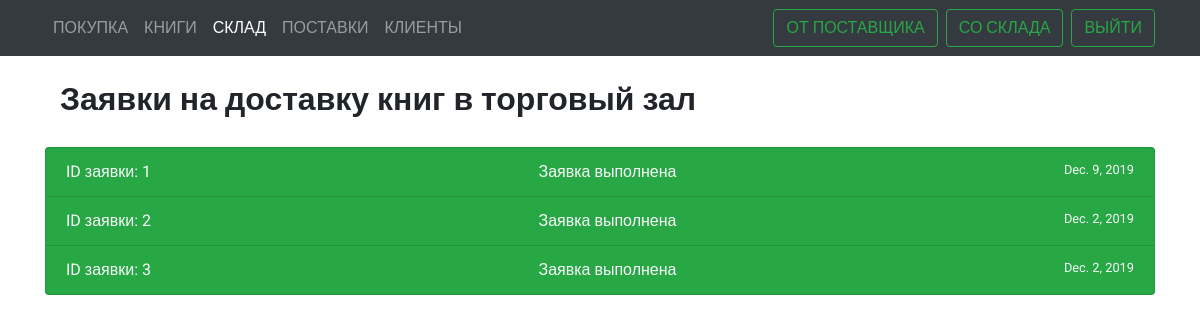
/workers/warehouse (signed in), run on an earlier commit of the app's database.
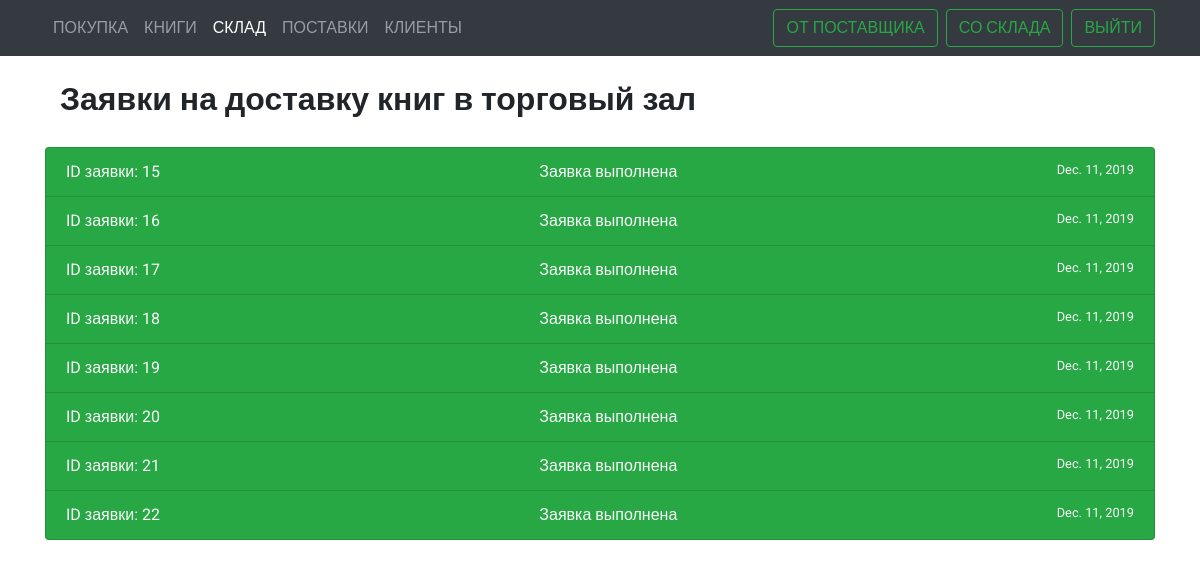
And on a later commit of the database.
### book_shop/models.py (models this page shows, shortened)
class Request(models.Model):
    book = models.ForeignKey(Book, on_delete=models.CASCADE, default=None)
    date = models.DateField(verbose_name="date of request", auto_now=True)

class DeliveryRequest(Request):
    status = models.BooleanField(verbose_name="status of delivery request", default=False)
    worker = models.ForeignKey(User, on_delete=models.CASCADE, default=None, null=True, blank=True)
    number = models.IntegerField(default=1)

class Request(models.Model):
    book = models.ForeignKey(Book, on_delete=models.CASCADE, default=None)
    date = models.DateField(verbose_name="date of request", auto_now=True)

### book_shop/views.py (the view)
# urls.py: path(r'workers/warehouse', views.worker_warehouse_view, name='warehouse'),
@login_required(login_url='/')
def worker_warehouse_view(req):
    if req.method == "GET":
        requests = DeliveryRequest.objects.all()
        requests = sorted(requests, key=lambda x: x.status)
        books = Book.objects.all()
        return render(req, 'book_shop/warehouse.html', {"requests_nav": 'warehouse', "requests": requests,
                                                        'books': books})

### book_shop/models.py (called while the page is built)
    def __str__(self):
        return f'{self.name}'

### templates/book_shop/warehouse.html (shortened to what this page needs)
{% extends 'book_shop/base.html' %}
{% block content %}
    {% include 'book_shop/components/navbar.html' %}
    <div class="main container">
        <div class="container-fluid justify-content-between d-flex mb-4 align-items-center">
            <div class="d-inline title text-left">Заявки на доставку книг в торговый зал</div>
        </div>
        <div class="list-group">
            {% for request in requests %}
                {% if request.status %}
                    <a data-request-id="{{ request.id }}" href="#"
                       class="list-group-item list-group-item-action bg-success text-light">
                        <div class="d-flex w-100 justify-content-between">
                            <div>ID заявки: {{ request.id }}</div>
                            <div>Заявка выполнена</div>
                            <small>{{ request.date }}</small>
                        </div>
                    </a>
                {% endif %}
            {% endfor %}
        </div>
    </div>
{% endblock %}

### templates/book_shop/base.html (shortened to what this page needs)
{% load static %}
<!DOCTYPE html>
<html lang="en">
<head>
    <link rel="stylesheet" type="text/css" href="{% static "vendor/bootstrap/bootstrap.min.css" %}">
    <link rel="stylesheet" type="text/css" href="{% static "book_shop/css/main.css" %}">
</head>
<body>
{% block content %}
{% endblock %}
</body>
</html>

### templates/book_shop/components/navbar.html (shortened to what this page needs)
{% block navbar %}
    <nav class="navbar navbar-expand-lg navbar-dark bg-dark fixed-top">
        <div class="container">
            <div class="collapse navbar-collapse" id="navbarSupportedContent">
                <ul class="navbar-nav mr-auto">
                    <li class="nav-item">
                        <a class="nav-link " href="/workers">ПОКУПКА</a>
                    </li>
                    <li class="nav-item">
                        <a class="nav-link " href="/workers/books">КНИГИ</a>
                    </li>
                    <li class="nav-item">
                        <a class="nav-link {% if requests_nav == 'warehouse' %}
                        active
                        {% endif %}" href="/workers/warehouse">СКЛАД</a>
                    </li>
                    <li>
                        <a class="nav-link " href="/workers/supplies">ПОСТАВКИ</a>
                    </li>
                    <li class="nav-item">
                        <a class="nav-link " href="/workers/clients">КЛИЕНТЫ</a>
                    </li>
                </ul>
                <button type="button" class="btn btn-outline-success d-inline mr-2" data-toggle="modal"
                        data-target="#request">ОТ ПОСТАВЩИКА
                </button>
                <button type="button" class="btn btn-outline-success d-inline mr-2" data-toggle="modal"
                        data-target="#request-delivery">СО СКЛАДА
                </button>
                <a href="/logout">
                    <button class="btn btn-outline-success my-2 my-sm-0">ВЫЙТИ</button>
                </a>
            </div>
        </div>
    </nav>
{% endblock %}

### static/book_shop/css/main.css (style rules this page uses)
* { font-family: Roboto, sans-serif; transition: 0.2s; -moz-transition: 0.2s; -webkit-transition: 0.2s; -o-transition: 0.2s; }
.title { font-size: 32px; font-weight: 900; width: 100%; text-align: center; }
.main { margin-top: 75px; }

What changed in the data, as far as the page shows it:
removed DeliveryRequest: id "1", date "Dec. 9, 2019"
removed DeliveryRequest: id "2", date "Dec. 2, 2019"
removed DeliveryRequest: id "3", date "Dec. 2, 2019"
added DeliveryRequest: id "15", date "Dec. 11, 2019"
added DeliveryRequest: id "16", date "Dec. 11, 2019"
added DeliveryRequest: id "17", date "Dec. 11, 2019"
added DeliveryRequest: id "18", date "Dec. 11, 2019"
added DeliveryRequest: id "19", date "Dec. 11, 2019"
added DeliveryRequest: id "20", date "Dec. 11, 2019"
added DeliveryRequest: id "21", date "Dec. 11, 2019"
added DeliveryRequest: id "22", date "Dec. 11, 2019"
